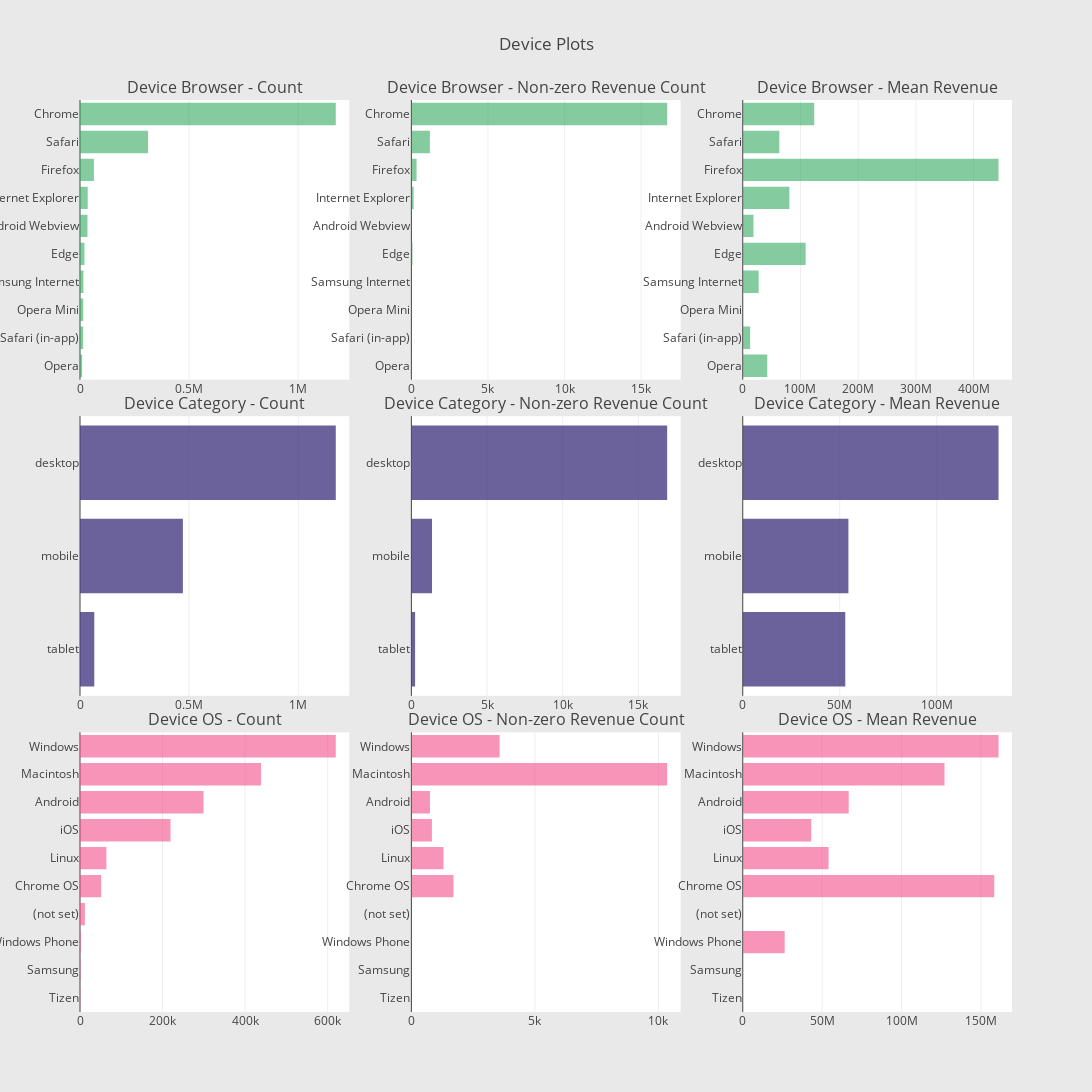

The code cell stored with this chart in its notebook:
### Code cell
def horizontal_bar_chart(cnt_srs, color):
    trace = go.Bar(
        y=cnt_srs.index[::-1],
        x=cnt_srs.values[::-1],
        showlegend=False,
        orientation = 'h',
        marker=dict(
            color=color,
        ),
    )
    return trace

# Device Browser
cnt_srs = train_df.groupby('device.browser')['totals.transactionRevenue'].agg(['size', 'count', 'mean'])
cnt_srs.columns = ["count", "count of non-zero revenue", "mean"]
cnt_srs = cnt_srs.sort_values(by="count", ascending=False)
trace1 = horizontal_bar_chart(cnt_srs["count"].head(10), 'rgba(50, 171, 96, 0.6)')
trace2 = horizontal_bar_chart(cnt_srs["count of non-zero revenue"].head(10), 'rgba(50, 171, 96, 0.6)')
trace3 = horizontal_bar_chart(cnt_srs["mean"].head(10), 'rgba(50, 171, 96, 0.6)')

# Device Category
cnt_srs = train_df.groupby('device.deviceCategory')['totals.transactionRevenue'].agg(['size', 'count', 'mean'])
cnt_srs.columns = ["count", "count of non-zero revenue", "mean"]
cnt_srs = cnt_srs.sort_values(by="count", ascending=False)
trace4 = horizontal_bar_chart(cnt_srs["count"].head(10), 'rgba(71, 58, 131, 0.8)')
trace5 = horizontal_bar_chart(cnt_srs["count of non-zero revenue"].head(10), 'rgba(71, 58, 131, 0.8)')
trace6 = horizontal_bar_chart(cnt_srs["mean"].head(10), 'rgba(71, 58, 131, 0.8)')

# Operating system
cnt_srs = train_df.groupby('device.operatingSystem')['totals.transactionRevenue'].agg(['size', 'count', 'mean'])
cnt_srs.columns = ["count", "count of non-zero revenue", "mean"]
cnt_srs = cnt_srs.sort_values(by="count", ascending=False)
trace7 = horizontal_bar_chart(cnt_srs["count"].head(10), 'rgba(246, 78, 139, 0.6)')
trace8 = horizontal_bar_chart(cnt_srs["count of non-zero revenue"].head(10),'rgba(246, 78, 139, 0.6)')
trace9 = horizontal_bar_chart(cnt_srs["mean"].head(10),'rgba(246, 78, 139, 0.6)')

# Creating two subplots
fig = tools.make_subplots(rows=3, cols=3, vertical_spacing=0.04, 
                          subplot_titles=["Device Browser - Count", "Device Browser - Non-zero Revenue Count", "Device Browser - Mean Revenue",
                                          "Device Category - Count",  "Device Category - Non-zero Revenue Count", "Device Category - Mean Revenue", 
                                          "Device OS - Count", "Device OS - Non-zero Revenue Count", "Device OS - Mean Revenue"])

fig.append_trace(trace1, 1, 1)
fig.append_trace(trace2, 1, 2)
fig.append_trace(trace3, 1, 3)
fig.append_trace(trace4, 2, 1)
fig.append_trace(trace5, 2, 2)
fig.append_trace(trace6, 2, 3)
fig.append_trace(trace7, 3, 1)
fig.append_trace(trace8, 3, 2)
fig.append_trace(trace9, 3, 3)

fig['layout'].update(height=1200, width=1200, paper_bgcolor='rgb(233,233,233)', title="Device Plots")
py.iplot(fig, filename='device-plots')

### Figure 1 — Plotly figure (JSON) as saved in the notebook; plotly's stock layout.template omitted (floating-point values rounded to 4 significant figures)
{"data": [{"marker": {"color": "rgba(50, 171, 96, 0.6)"}, "orientation": "h", "showlegend": false, "type": "bar", "uid": "d0081488-cf58-48f0-8ea5-6a42e97f433e", "x": [9585, 14207, 15018, 15792, 20543, 34266, 35474, 63845, 312165, 1173056], "xaxis": "x", "y": ["Opera", "Safari (in-app)", "Opera Mini", "Samsung Internet", "Edge", "Android Webview", "Internet Explorer", "Firefox", "Safari", "Chrome"], "yaxis": "y"}, {"marker": {"color": "rgba(50, 171, 96, 0.6)"}, "orientation": "h", "showlegend": false, "type": "bar", "uid": "90a80f10-6a69-4511-a293-53d1d73d3e7e", "x": [14, 12, 0, 8, 74, 10, 148, 339, 1210, 16697], "xaxis": "x2", "y": ["Opera", "Safari (in-app)", "Opera Mini", "Samsung Internet", "Edge", "Android Webview", "Internet Explorer", "Firefox", "Safari", "Chrome"], "yaxis": "y2"}, {"marker": {"color": "rgba(50, 171, 96, 0.6)"}, "orientation": "h", "showlegend": false, "type": "bar", "uid": "fb162d85-fe7e-4e26-90b7-fc8b655292e6", "x": [42480000.0, 12810000.0, null, 27606250, 109000000.0, 18611000, 80800000.0, 443200000.0, 63390000.0, 123900000.0], "xaxis": "x3", "y": ["Opera", "Safari (in-app)", "Opera Mini", "Samsung Internet", "Edge", "Android Webview", "Internet Explorer", "Firefox", "Safari", "Chrome"], "yaxis": "y3"}, {"marker": {"color": "rgba(71, 58, 131, 0.8)"}, "orientation": "h", "showlegend": false, "type": "bar", "uid": "41d40bfc-49f3-49f5-b77e-5a698a4fadc0", "x": [65422, 471336, 1171579], "xaxis": "x4", "y": ["tablet", "mobile", "desktop"], "yaxis": "y4"}, {"marker": {"color": "rgba(71, 58, 131, 0.8)"}, "orientation": "h", "showlegend": false, "type": "bar", "uid": "97fdef16-8818-4682-9129-75cb8a79d60d", "x": [245, 1364, 16905], "xaxis": "x5", "y": ["tablet", "mobile", "desktop"], "yaxis": "y5"}, {"marker": {"color": "rgba(71, 58, 131, 0.8)"}, "orientation": "h", "showlegend": false, "type": "bar", "uid": "0e050802-c591-4b9f-b94e-6485e430f226", "x": [52850000.0, 54470000.0, 131900000.0], "xaxis": "x6", "y": ["tablet", "mobile", "desktop"], "yaxis": "y6"}, {"marker": {"color": "rgba(246, 78, 139, 0.6)"}, "orientation": "h", "showlegend": false, "type": "bar", "uid": "ac848de3-70a9-478a-8e73-3f69cd5ac51f", "x": [709, 911, 1675, 11815, 51318, 63971, 219334, 299386, 438514, 619720], "xaxis": "x7", "y": ["Tizen", "Samsung", "Windows Phone", "(not set)", "Chrome OS", "Linux", "iOS", "Android", "Macintosh", "Windows"], "yaxis": "y7"}, {"marker": {"color": "rgba(246, 78, 139, 0.6)"}, "orientation": "h", "showlegend": false, "type": "bar", "uid": "c5f1899c-ba0d-48a3-9bec-8339bc8ea55b", "x": [0, 0, 1, 0, 1703, 1300, 832, 753, 10354, 3571], "xaxis": "x8", "y": ["Tizen", "Samsung", "Windows Phone", "(not set)", "Chrome OS", "Linux", "iOS", "Android", "Macintosh", "Windows"], "yaxis": "y8"}, {"marker": {"color": "rgba(246, 78, 139, 0.6)"}, "orientation": "h", "showlegend": false, "type": "bar", "uid": "8d676946-e066-44a6-a1fc-2205f5a5263c", "x": [null, null, 26400000, null, 158300000.0, 54040000.0, 43130000.0, 66710000.0, 127000000.0, 161000000.0], "xaxis": "x9", "y": ["Tizen", "Samsung", "Windows Phone", "(not set)", "Chrome OS", "Linux", "iOS", "Android", "Macintosh", "Windows"], "yaxis": "y9"}], "layout": {"annotations": [{"font": {"size": 16}, "showarrow": false, "text": "Device Browser - Count", "x": 0.1444, "xanchor": "center", "xref": "paper", "y": 1, "yanchor": "bottom", "yref": "paper"}, {"font": {"size": 16}, "showarrow": false, "text": "Device Browser - Non-zero Revenue Count", "x": 0.5, "xanchor": "center", "xref": "paper", "y": 1, "yanchor": "bottom", "yref": "paper"}, {"font": {"size": 16}, "showarrow": false, "text": "Device Browser - Mean Revenue", "x": 0.8556, "xanchor": "center", "xref": "paper", "y": 1, "yanchor": "bottom", "yref": "paper"}, {"font": {"size": 16}, "showarrow": false, "text": "Device Category - Count", "x": 0.1444, "xanchor": "center", "xref": "paper", "y": 0.6533, "yanchor": "bottom", "yref": "paper"}, {"font": {"size": 16}, "showarrow": false, "text": "Device Category - Non-zero Revenue Count", "x": 0.5, "xanchor": "center", "xref": "paper", "y": 0.6533, "yanchor": "bottom", "yref": "paper"}, {"font": {"size": 16}, "showarrow": false, "text": "Device Category - Mean Revenue", "x": 0.8556, "xanchor": "center", "xref": "paper", "y": 0.6533, "yanchor": "bottom", "yref": "paper"}, {"font": {"size": 16}, "showarrow": false, "text": "Device OS - Count", "x": 0.1444, "xanchor": "center", "xref": "paper", "y": 0.3067, "yanchor": "bottom", "yref": "paper"}, {"font": {"size": 16}, "showarrow": false, "text": "Device OS - Non-zero Revenue Count", "x": 0.5, "xanchor": "center", "xref": "paper", "y": 0.3067, "yanchor": "bottom", "yref": "paper"}, {"font": {"size": 16}, "showarrow": false, "text": "Device OS - Mean Revenue", "x": 0.8556, "xanchor": "center", "xref": "paper", "y": 0.3067, "yanchor": "bottom", "yref": "paper"}], "height": 1200, "paper_bgcolor": "rgb(233,233,233)", "title": "Device Plots", "width": 1200, "xaxis": {"anchor": "y", "domain": [0, 0.2889]}, "xaxis2": {"anchor": "y2", "domain": [0.3556, 0.6444]}, "xaxis3": {"anchor": "y3", "domain": [0.7111, 1]}, "xaxis4": {"anchor": "y4", "domain": [0, 0.2889]}, "xaxis5": {"anchor": "y5", "domain": [0.3556, 0.6444]}, "xaxis6": {"anchor": "y6", "domain": [0.7111, 1]}, "xaxis7": {"anchor": "y7", "domain": [0, 0.2889]}, "xaxis8": {"anchor": "y8", "domain": [0.3556, 0.6444]}, "xaxis9": {"anchor": "y9", "domain": [0.7111, 1]}, "yaxis": {"anchor": "x", "domain": [0.6933, 1]}, "yaxis2": {"anchor": "x2", "domain": [0.6933, 1]}, "yaxis3": {"anchor": "x3", "domain": [0.6933, 1]}, "yaxis4": {"anchor": "x4", "domain": [0.3467, 0.6533]}, "yaxis5": {"anchor": "x5", "domain": [0.3467, 0.6533]}, "yaxis6": {"anchor": "x6", "domain": [0.3467, 0.6533]}, "yaxis7": {"anchor": "x7", "domain": [0, 0.3067]}, "yaxis8": {"anchor": "x8", "domain": [0, 0.3067]}, "yaxis9": {"anchor": "x9", "domain": [0, 0.3067]}}}
